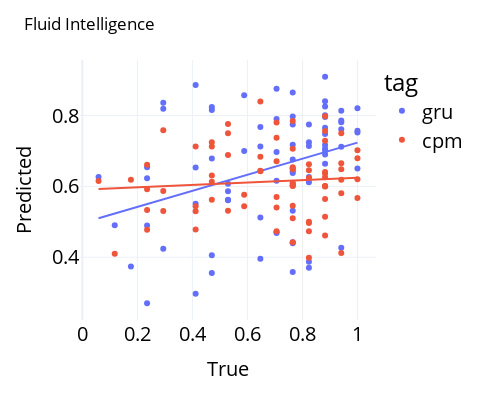
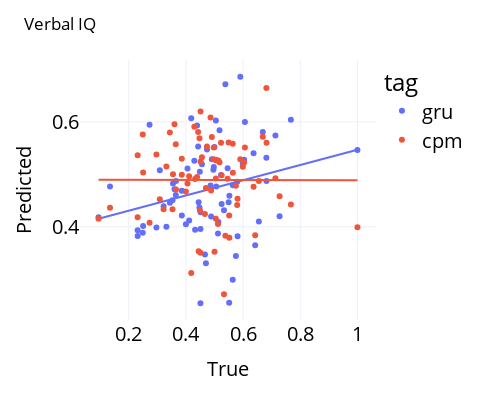
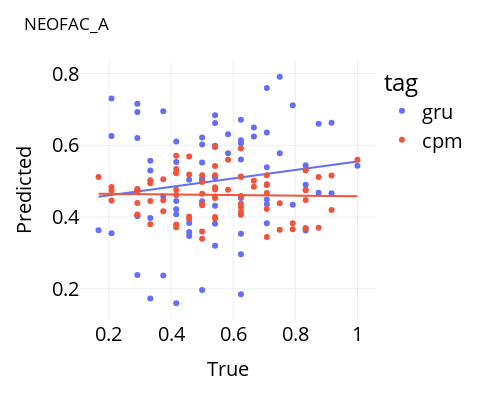
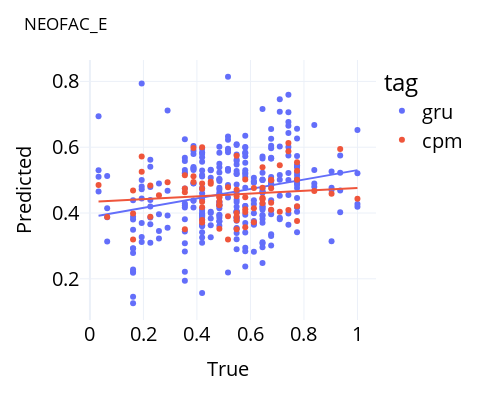

Notebook cell for these charts, in order:
### Code cell
for bhv in select_bhv:
    plot_y, plot_y_hat = [], []
    plot_tag = []
    #for model in models:
    for model in ["gru","cpm"]:
        plot_y += list(save_y[model][bhv])
        plot_y_hat += list(save_y_hat[model][bhv])
        k_sub = len(save_y[model][bhv])
        plot_tag += [model]*k_sub

    # df for px
    df = pd.DataFrame(
        {'true': plot_y, 'predicted': plot_y_hat,
         'tag': plot_tag})
    fig = px.scatter(df, x='true', y='predicted', 
                     color='tag', trendline='ols')
    fig.update_layout(height=400, width=480,
                      title_text=pretty_bhv[bhv],
                      font_color='black',
                      legend_font_size=20)
    fig.update_xaxes(dtick=0.2, tickfont=dict(size=20),
                     title=dict(text='True',
                                font_size=20))
    fig.update_yaxes(dtick=0.2, tickfont=dict(size=20),
                     title=dict(text='Predicted',
                                font_size=20))
    fig.show()
